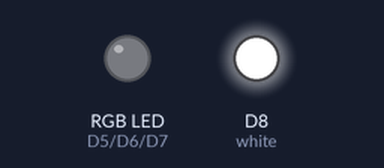
A sketch run on a simulated ESP8266 (Wemos D1 mini). On the bench: an RGB LED mixed from three pins (HIGH = lit), output pins drawn as LEDs (lit = HIGH).

Above: at 0.5 s.
At 3.5 s:
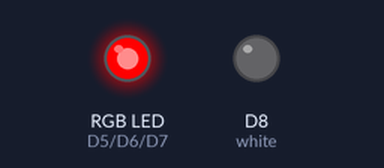
At 6.5 s:
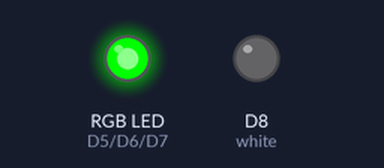
At 9.5 s:
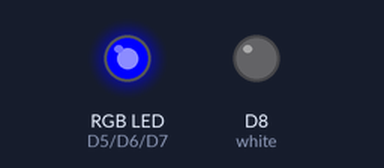
At 14.0 s:
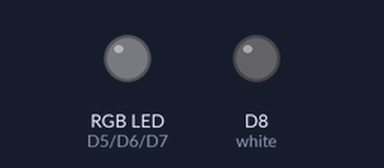
Timing chart, 0 to 15.6 s (numbered marks = the images above):
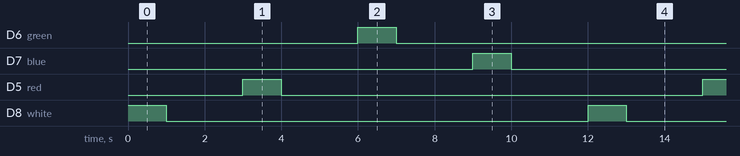

The sketch:

blink_rgbw.ino
```cpp
int red = D5; //ok
int green = D6; // ok
int blue = D7; // ok
int white = D8; // ok


void setup() {
  pinMode(red, OUTPUT);
  pinMode(green, OUTPUT);
  pinMode(blue, OUTPUT);
  pinMode(white, OUTPUT);


}

void loop() {

  digitalWrite(white, HIGH);
  delay(1000);
  digitalWrite(white, LOW);
  delay(2000);

  digitalWrite(red, HIGH);
  delay(1000);
  digitalWrite(red, LOW);
  delay(2000);

  digitalWrite(green, HIGH);
  delay(1000);
  digitalWrite(green, LOW);
  delay(2000);

  digitalWrite(blue, HIGH);
  delay(1000);
  digitalWrite(blue, LOW);
  delay(2000);


}
```

Measured:
- by itself, D6 (green), D7 (blue), D5 (red), D8 (white): alternates HIGH for 1.0 s and LOW for 11.0 s
- by itself, everything shown: repeats every 12.0 s, in 8 steps
